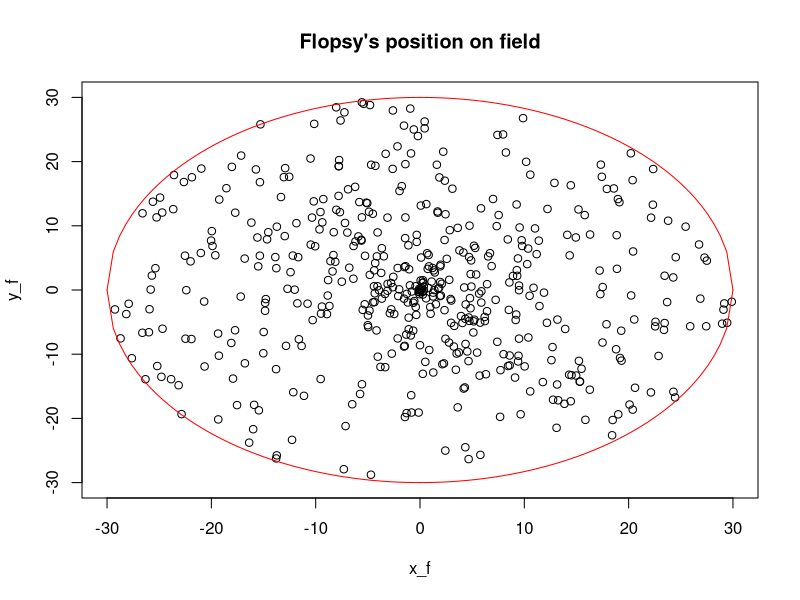
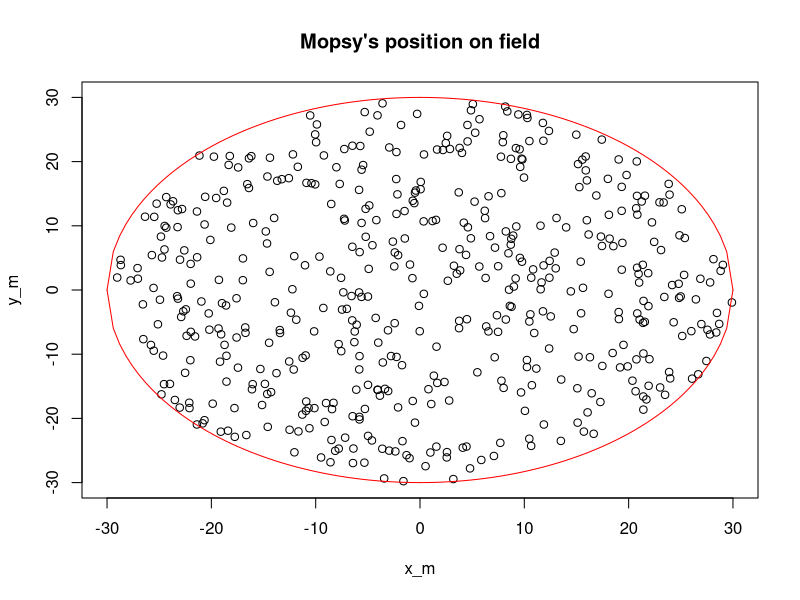
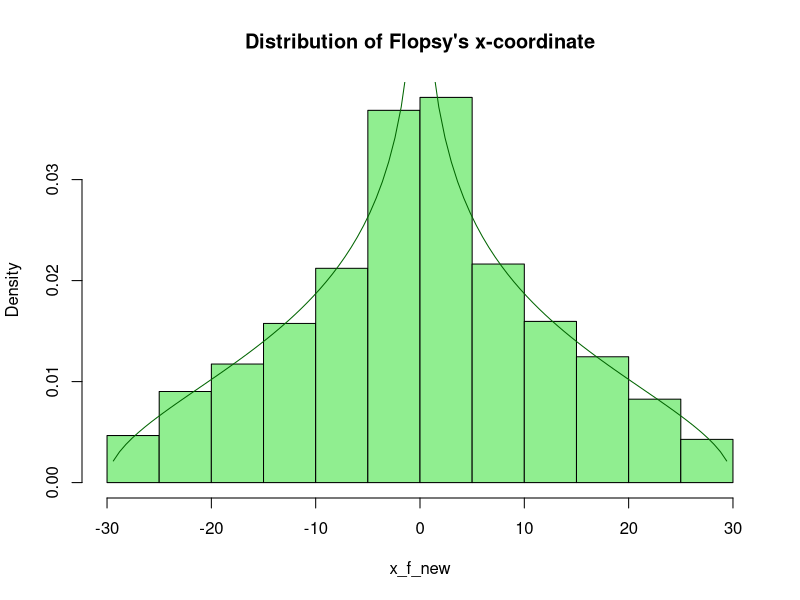
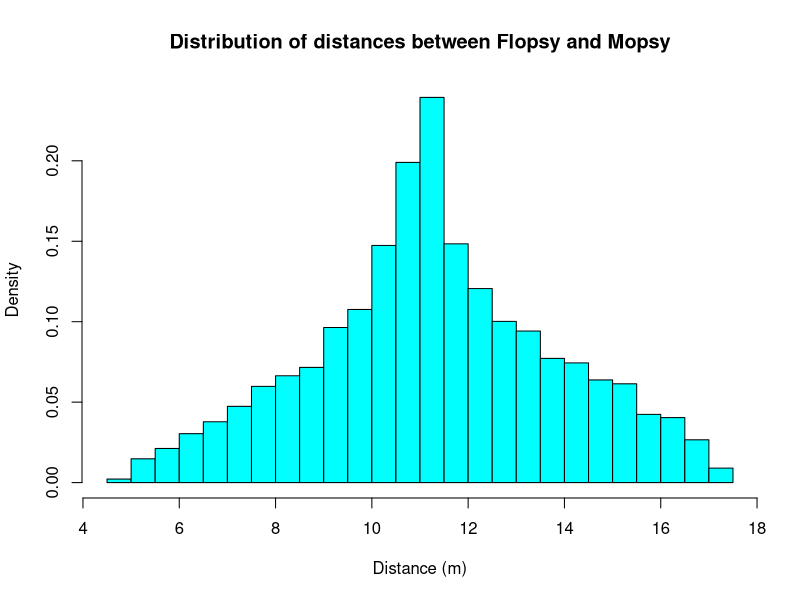

Write R code to recreate these figures, in order.
set.seed(2305)
add_circle=function(radius)
{
  xcoord=(radius/50)*c(-50:50)
  ycoord_pos=sqrt(radius^2-xcoord^2)
  ycoord_neg=-sqrt(radius^2-xcoord^2)
  points(xcoord,ycoord_pos,type='l',col='red')
  points(xcoord,ycoord_neg,type='l',col='red')
}

pdf_f=function(x)
{
  fx= (1/pi)*(1/sqrt(30^2-x^2)) +
    (1/(30*pi))*log(30+sqrt(30^2-x^2)) +
    (-1/(30*pi))*log(abs(x)) +
    (-1/(30*pi)) +
    (-x^2/(30*pi))*(1/(30+sqrt(30^2-x^2)))*
    (1/sqrt(30^2-x^2))
  fx
}
# Problem #
# (a)
theta_f = runif(500,min = 0,max = 2*pi) # Defines the RV theta_f ~ Unif(0,2pi), generating 500 samples within this RV.
r_f = runif(500,min = 0,max = 30) # Defines the RV R_f ~ Unif(0,2pi)

x_f = r_f * cos(theta_f)
y_f = r_f * sin(theta_f)
# Code above converts polar to cartesian coordinates
plot(x_f,y_f,xlim = c(-30,30),ylim= c(-30,30),main = "Flopsy's position on field") # Plots cartesian coordinates
add_circle(30)
# (b)
x_m = rep(0,500)
y_m = rep(0,500)
# Code above generates 500 empty elements to be filled in via the code below:
for(i in 1:500)
{
  repeat # Repeats below code until the equation x_cand^2+y_cand^2 <= 30^2 is satisfied
  {
    x_cand = runif(1,-30,30) # Generates a RV distributed uniformly between [-30,30]
    y_cand = runif(1,-30,30)
    if(x_cand^2+y_cand^2 <= 30^2)
    {
      x_m[i] = x_cand # Assigns x value to the above x_m
      y_m[i] = y_cand
      break # Breaks repeat once the 500 elements have been filled in.
    }
  }
}
plot(x_m,y_m,xlim = c(-30,30),ylim=c(-30,30), main = "Mopsy's position on field")
add_circle(30)
# (c)
# For Flopsy's position, after running the code several times I notice her positions are much denser in the central region of the circular field, whereas Mopsy's position is much more evenly spread out. Since Flopsy's position is uniform in polar coordinates, we imagine dividing the circle into rings of equal width. We know from r_f, each ring is equally likely since r_f is uniform. However, rings further from the centre have a larger area than ones closer. Since each ring has the same probability, the points seem to be more crowded in the smaller-area rings. For Mopsy, each unit of area simply has the same probability containing her.
# (d)
options(max.print=1000000)
theta_f_new = runif(10000,min = 0,max = 2*pi)
r_f_new = runif(10000,min = 0,max = 30)
x_f_new = r_f_new * cos(theta_f_new)
hist(x_f_new,xlim = c(-30,30), prob = TRUE,col = "lightgreen",main = "Distribution of Flopsy's x-coordinate") # Plots histogram of X_F
curve(pdf_f, add = TRUE,col ="darkgreen") # Superimposes pdf_f from Cottontail onto the distribution.
pdf_f(0) # Inf
# From above, as x tends to 0, the PDF tends to infinity.


# (e)
# Reusing code from (b):
X_M = rep(0,10000)
Y_M = rep(0,10000)
D = rep(0,10000)
for(i in 1:10000)
{
  R_F = runif(1,0,2*pi)
  THETA_F = runif(1,0,30)
  X_F = R_F * cos(THETA_F)
  Y_F = R_F * sin(THETA_F)
  repeat 
  {
    x_cand_new = runif(1,-30,30) 
    y_cand_new = runif(1,-30,30)
    if(x_cand_new^2+y_cand_new^2 <= 30^2)
    {
      X_M[i] = x_cand_new
      Y_M[i] = y_cand_new
      break 
    }
  }
  dist = sqrt((X_F-X_M)^2+(Y_F-Y_M)^2) # Uses Pythagoras' Theorem
  D[i] = dist
}
hist(D,xlab="Distance (m)",breaks = 30, prob = TRUE, main = "Distribution of distances between Flopsy and Mopsy",col="cyan")
expected_distance = mean(D)
expected_distance # For this seed, = 11.29314
# (f)
# (i)
Z = rep(0,10000)
for(i in 1:10000) # This loop basically defines Z as the indicator variable: if it is below 15, Z = 1, 0 otherwise.
{
  if(D[i]<15)
  {
    Z[i]=1
  } else
  {
    Z[i]=0
  }
}
# (ii)
prob_E = sum(Z)/10000 # Since the sum of Z simply means the sum of all times Flopsy and Mopsy are less than 15 m away from each other, we can use this and divide by the entire sample space, whihc is 10000 in this case.
prob_E # = 0.9101 for this seed.
# (iii)
sdphat = function(n,p)
{
  sd_phat = sqrt(p*(1-p)/n) 
  return(sd_phat)
}
sdphat(10000, prob_E) # This works since each simulation would be a Bernoulli trial, where success is if Flopsy and Mopsy are within 15m of each other. For this seed, = 0.002860384
# (iv)
# using our prob_E from (ii), we can obtain n from the equation sd(p)=sqrt(p(1-p)/n), where sd(p)=0.001. Rearranging, we get n = p(1-p)/(0.001)^2:
n = prob_E*(1-prob_E)/(0.001)^2
n # = 81817.99, or 81818 trials. 
sdphat(81818, prob_E) # Checking, and we get approx. 0.001!
